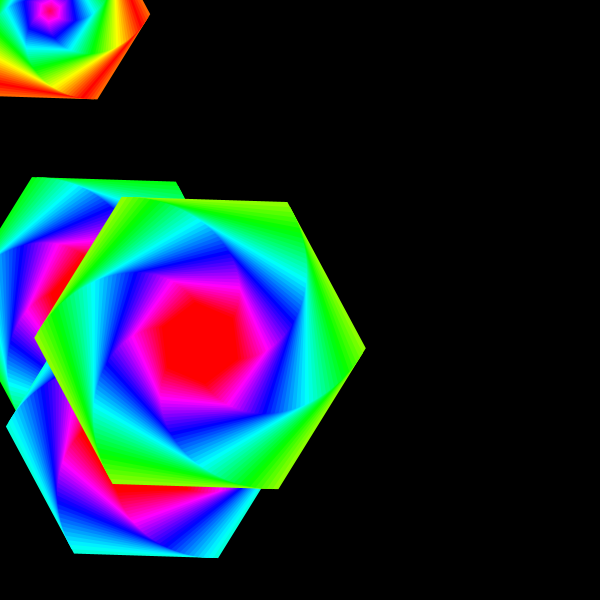
Frame 1 (no input)
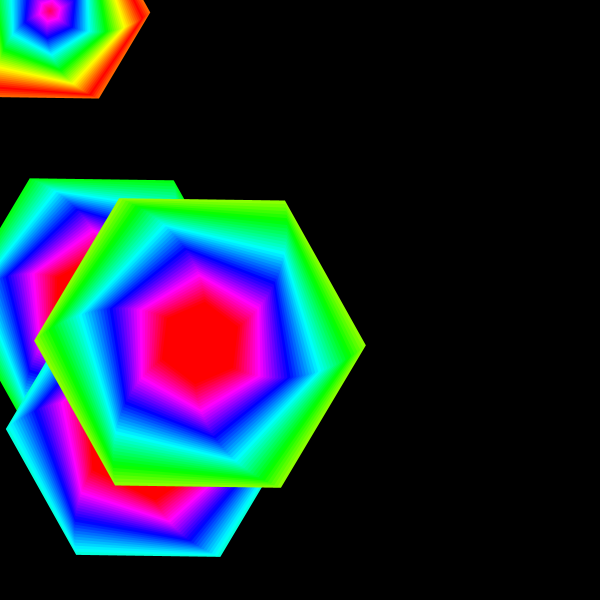
Frame 60 (the mouse pressed at the canvas centre just before this capture)
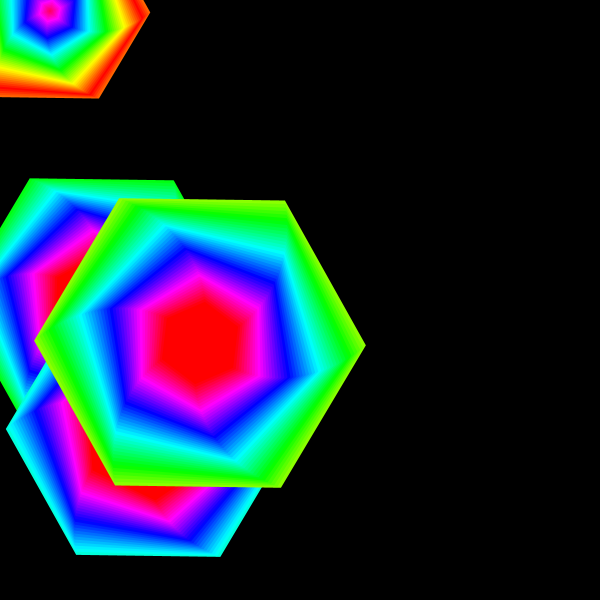
Frame 120 (the mouse held since frame 60 and released just before this capture)

The Processing sketch that drew these frames (run headless with seeded random() and noise(); from frame 60 on, the mouse is pressed at the canvas centre):

// Processing sketch: Class18_Tom
// ── Class18_Tom.pde
/*
  Author: Tom
 Source: https://wp.nyu.edu/shanghai-ima-documentation/foundations/interaction-lab/young-chung/lz1802/recitation-7-processing-animation-by-liyang-zhu-tom/
 Date: April 13, 2019
 
 Modified by Young / young.chung@nyu.edu
 Date: April 14, 2019
 */

float angle = 0f;
// float[] f = { 0.3, 0.4, 0.5 }; 
// float[] posX .... 
// float[] posY ....

int[] posX = { 100, 150, 200, 50 };
int[] posY = { 304, 431, 343, 11 };

void setup()
{
  size(600, 600);
  frameRate(60);
  colorMode(HSB, 255);
}

void draw()
{
  background(0);
  //drawHexagon(mouseX, mouseY);
  // draw 5 Hexagons using for-loop and arrays
  for (int i =0;i<4;i++){
    drawHexagon(posX[i],posY[i]);
  }
  angle += 1;
  // angle += speedAngle 
  // speedAngle = map ( valuefromArduino, 0, 1024, 0, 1);
}

void drawHexagon(int x, int y) {
  pushMatrix();
  translate(x, y);
  float sizeScale = 0.8 - sqrt((x-width/2)*(x-width/2)+(y-height/2)*(y-height/2))/1000f;
  for (int i=0; i<60; i++)
  {
    rotate(radians(1.8 + angle * (1 - i/500)));

    hexagon(map(abs(i-(float)x/width*60f+(float)y/height*60f), 0, 59, 0, 255), 
      255, 
      255, 
      (240-4*i)*sizeScale);
  }
  
  popMatrix();
}

void hexagon(float r, float g, float b, float size)
{
  fill(r, g, b);
  noStroke();
  beginShape();
  vertex(0-size*1/2, 0-size*sqrt(3)/2);
  vertex(0+size*1/2, 0-size*sqrt(3)/2);
  vertex(0+size, 0);
  vertex(0+size*1/2, 0+size*sqrt(3)/2);
  vertex(0-size*1/2, 0+size*sqrt(3)/2);
  vertex(0-size, 0);
  endShape();
}
